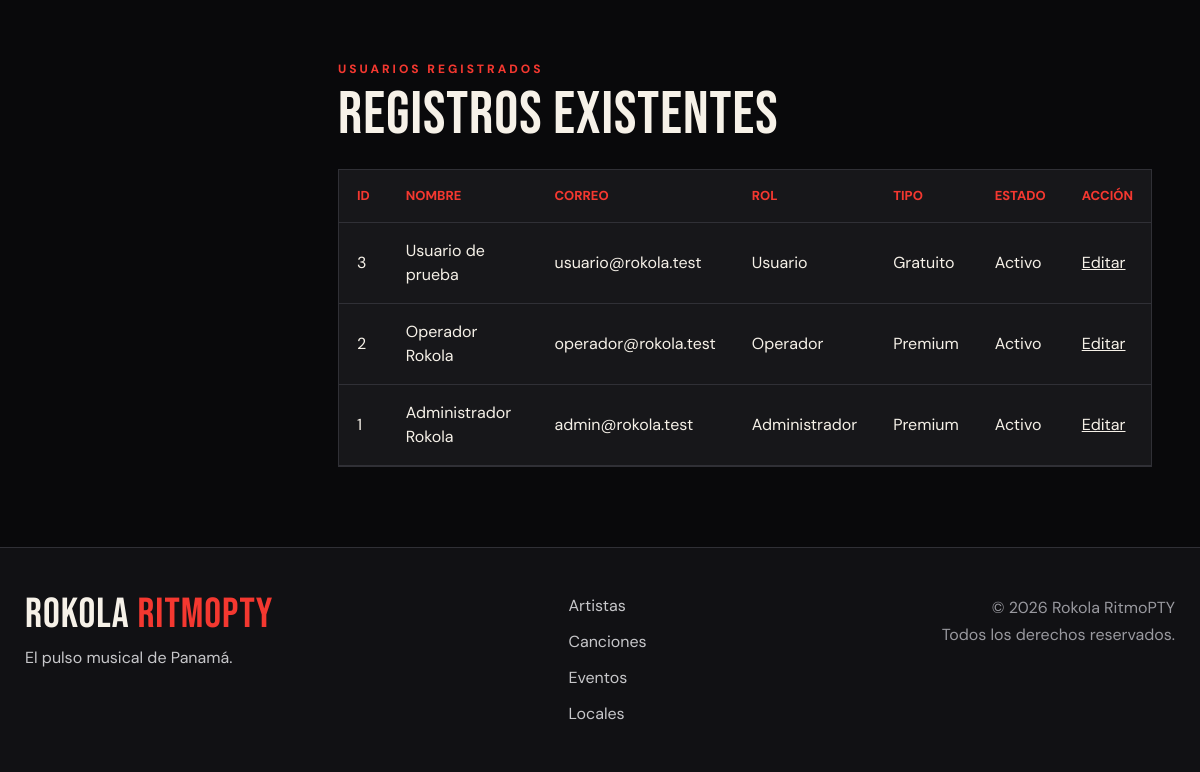
Page /RokolaRitmoPTY/public/admin/usuarios (signed in, lower part) on the earlier database version.
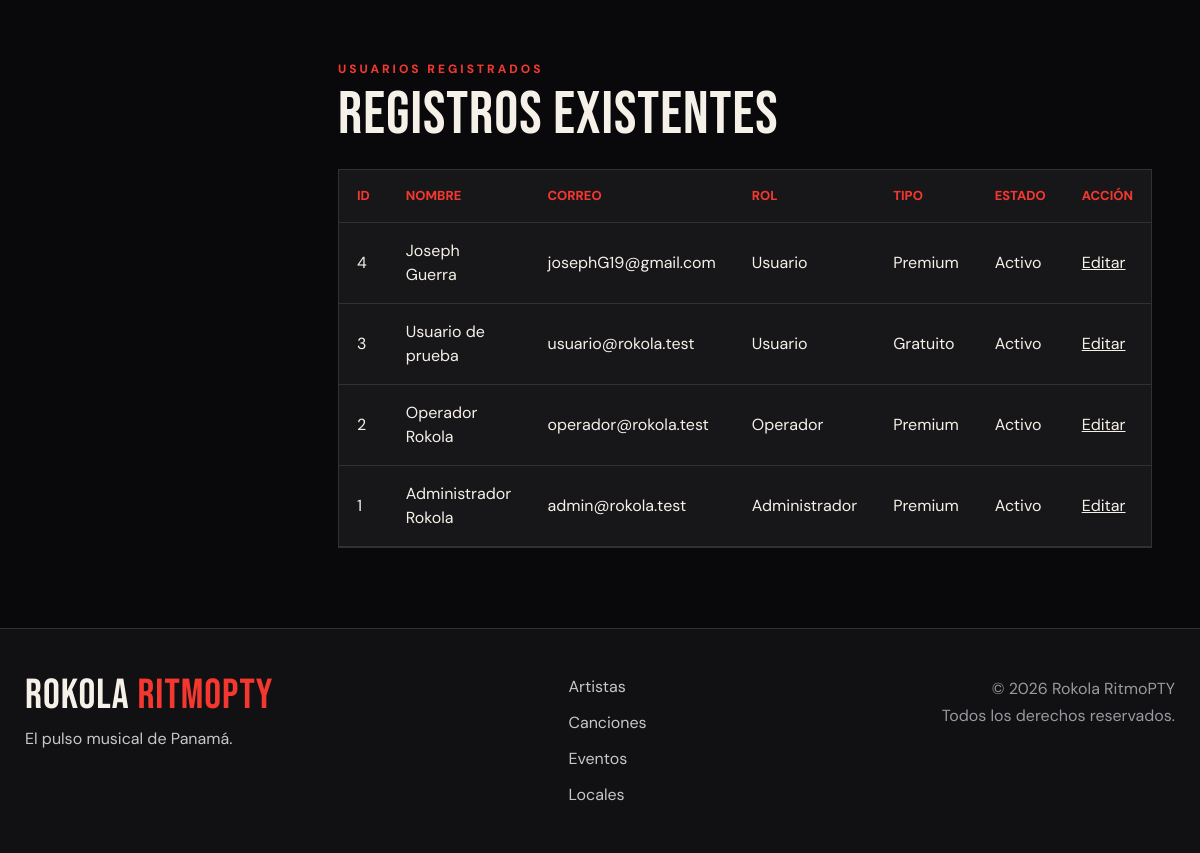
Same page on the later database version.
### tables this page shows
CREATE TABLE IF NOT EXISTS `usuarios` (
  `id` int UNSIGNED NOT NULL AUTO_INCREMENT,
  `rol_id` int UNSIGNED NOT NULL,
  `nombre` varchar(120) NOT NULL,
  `correo` varchar(150) NOT NULL,
  `password` varchar(255) NOT NULL,
  `nacionalidad` varchar(100) DEFAULT 'Panameña',
  `tipo_usuario` enum('gratuito','premium') NOT NULL DEFAULT 'gratuito',
  `estado` tinyint(1) NOT NULL DEFAULT '1',
  `creado_en` timestamp NOT NULL DEFAULT CURRENT_TIMESTAMP,
  `actualizado_en` timestamp NOT NULL DEFAULT CURRENT_TIMESTAMP ON UPDATE CURRENT_TIMESTAMP,
  PRIMARY KEY (`id`),
  UNIQUE KEY `correo` (`correo`),
  KEY `idx_usuarios_rol` (`rol_id`),
  KEY `idx_usuarios_estado` (`estado`),
  KEY `idx_usuarios_tipo` (`tipo_usuario`)
);

CREATE TABLE IF NOT EXISTS `roles` (
  `id` int UNSIGNED NOT NULL AUTO_INCREMENT,
  `nombre` varchar(50) NOT NULL,
  `descripcion` varchar(255) DEFAULT NULL,
  `creado_en` timestamp NOT NULL DEFAULT CURRENT_TIMESTAMP,
  PRIMARY KEY (`id`),
  UNIQUE KEY `nombre` (`nombre`)
);

### app/Core/Controller.php (called while the page is built, shortened)
<?php
abstract class Controller {
    protected function view(string $view,array $data=[]):void{$config=require dirname(__DIR__,2).'/config.php';extract($data,EXTR_SKIP);
    $file=dirname(__DIR__).'/Views/'.$view.'.php';if(!is_file($file))throw new \RuntimeException('Vista inexistente: '.$view);
    require dirname(__DIR__).'/Views/layouts/header.php';
    require $file;
    require dirname(__DIR__).'/Views/layouts/footer.php';
    }
}

### app/Controllers/AdminController.php (called while the page is built, shortened)
<?php
final class AdminController extends Controller
{
    public function users(?int $edit = null): void
    {
        $repository = new Repository();
        $db = $repository->db();
        $rows = $db->query(
            'SELECT
                u.*,
                r.nombre AS rol
             FROM usuarios u
             INNER JOIN roles r
                ON r.id = u.rol_id
             ORDER BY u.id DESC'
        )->fetchAll();
        $this->view(
            'admin/users',
            compact('rows', 'roles', 'record')
        );
    }
}

### app/Views/admin/users.php (the view, shortened to what this page needs)
<?php
$escape = static function (mixed $value): string {
    return htmlspecialchars(
        (string)$value,
        ENT_QUOTES,
        'UTF-8'
    );
};
?>
<div class="admin-layout">
    <section class="admin-content">
        <div class="admin-list-heading">
            <div>
                <span class="admin-eyebrow">
                    Usuarios registrados
                </span>
                <h2>Registros existentes</h2>
            </div>
        </div>
        <div class="table-wrap">
            <table>
                <thead>
                    <tr>
                        <th>ID</th>
                        <th>Nombre</th>
                        <th>Correo</th>
                        <th>Rol</th>
                        <th>Tipo</th>
                        <th>Estado</th>
                        <th>Acción</th>
                    </tr>
                </thead>
                <tbody>
                    <?php foreach ($rows as $userRow): ?>
                        <tr>
                            <td>
                                <?= (int)$userRow['id'] ?>
                            </td>
                            <td>
                                <?= $escape($userRow['nombre']) ?>
                            </td>
                            <td>
                                <?= $escape($userRow['correo']) ?>
                            </td>
                            <td>
                                <?= $escape($userRow['rol']) ?>
                            </td>
                            <td>
                                <?= $userRow['tipo_usuario']
                                    === 'premium'
                                    ? 'Premium'
                                    : 'Gratuito' ?>
                            </td>
                            <td>
                                <?= (int)$userRow['estado'] === 1
                                    ? 'Activo'
                                    : 'Inactivo' ?>
                            </td>
                            <td>
                                <a
                                    href="?edit=<?= (int)$userRow['id'] ?>"
                                >
                                    Editar
                                </a>
                            </td>
                        </tr>
                    <?php endforeach; ?>
                </tbody>
            </table>
        </div>
    </section>
</div>

Differences in the rows shown:
added usuarios: id "4", nombre "Joseph Guerra", correo "josephG19@gmail.com", rol.nombre "Usuario", tipo_usuario "Premium", estado "Activo"
